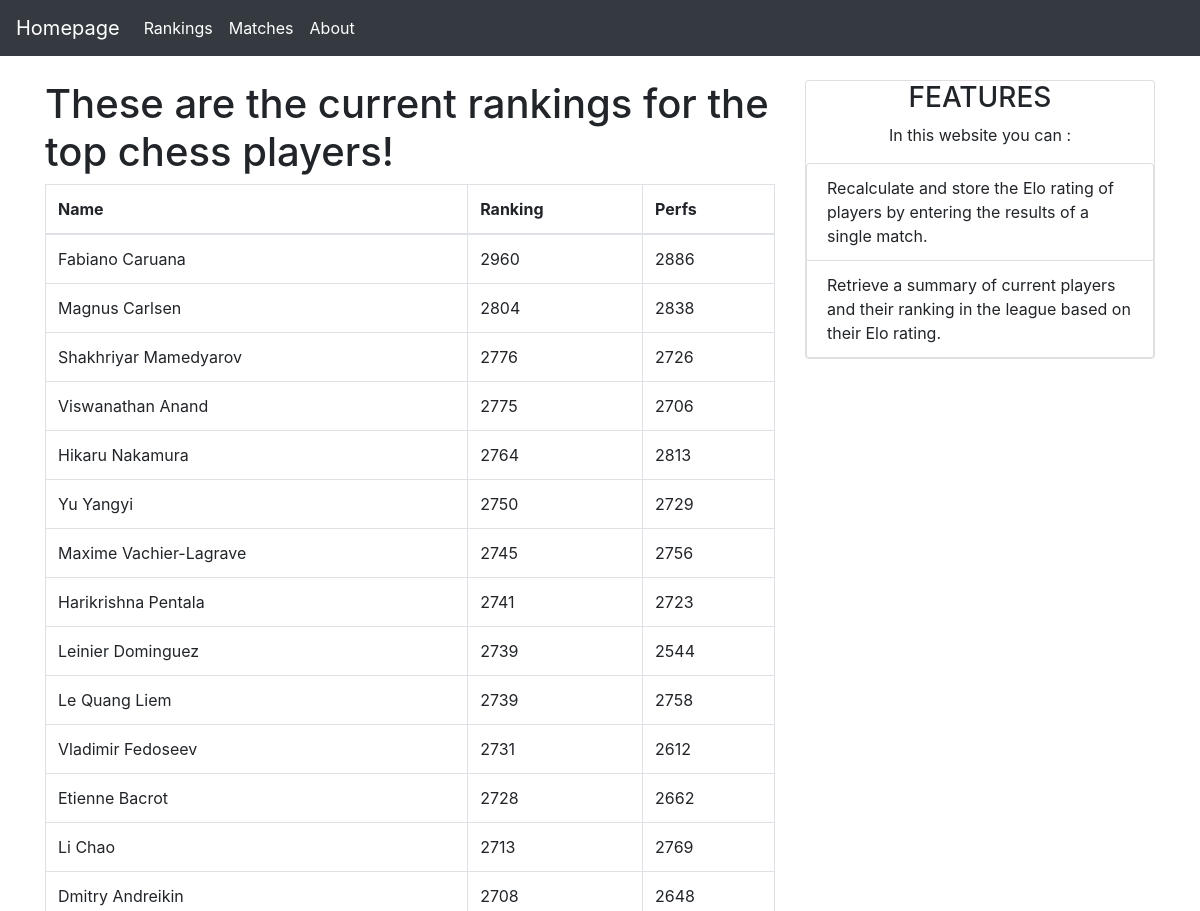
/rankings/ (upper part), run on an earlier commit of the app's database.
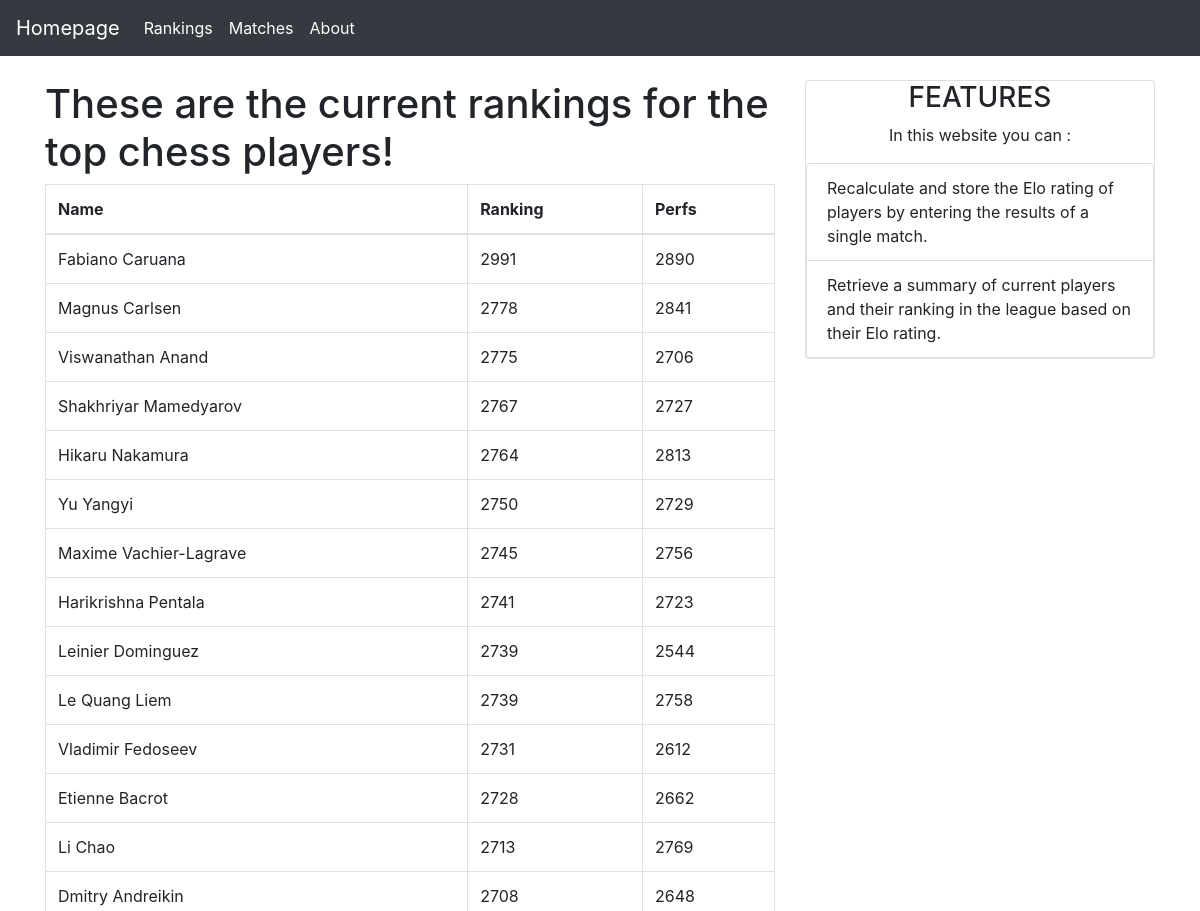
And on a later commit of the database.
### rankings/models.py (models this page shows, shortened)
class Player(models.Model):
    name = models.CharField(max_length = 100)
    ranking = models.IntegerField(default= 22)
    performances = models.IntegerField(default= 0)

### rankings/views.py (the view)
# urls.py: url(r'^rankings/$', views.index, name = 'index'),
def index(request):
    all_players = Player.objects.all().order_by("-ranking")
    page = request.GET.get('page', 1)
    paginator = Paginator(all_players, 30)
    try:
        players = paginator.page(page)
    except PageNotAnInteger:
        players = paginator.page(1)
    except EmptyPage:
        players = paginator.page(paginator.num_pages)
    return render(request, 'rankings/index.html', {'players': players})

### rankings/templates/rankings/index.html (shortened to what this page needs)
{% extends 'rankings/includes/basiclayout.html' %}
{% block mainbody %}
    {% if players %}
    <h1> These are the current rankings for the top chess players! </h1>
    <table class="table table-bordered">
      <thead>
        <tr>
          <th>Name</th>
          <th>Ranking</th>
          <th>Perfs</th>
        </tr>
      </thead>
      <tbody>
        {% for player in players %}
          <tr>
            <td>{{ player.name }}</td>
            <td>{{ player.ranking }}</td>
            <td>{{ player.performances }}</td>
          </tr>
        {% endfor %}
      </tbody>
    </table>
    {% else %}
        <h1>You need to migrate the database to see the players' rankings</h1>
    {% endif %}
{% endblock %}

What changed in the data, as far as the page shows it:
changed Player "Fabiano Caruana": ranking "2960" → "2991"; performances "2886" → "2890"
changed Player "Magnus Carlsen": ranking "2804" → "2778"; performances "2838" → "2841"
shown differently, row unchanged: Player "Viswanathan Anand": moves up the list
changed Player "Shakhriyar Mamedyarov": ranking "2776" → "2767"; performances "2726" → "2727"
